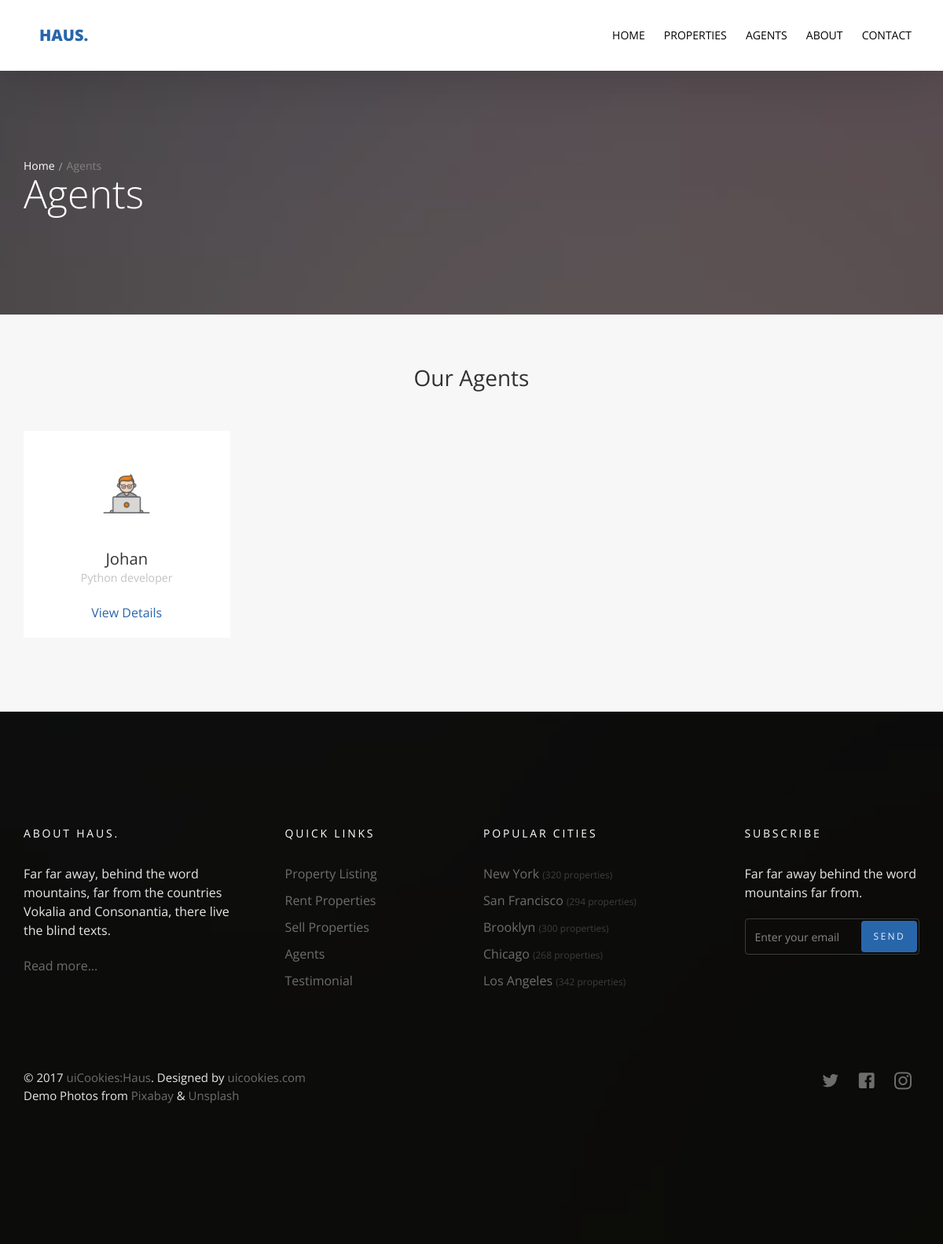
/agents/, run on the app's committed database.
### agents/models.py (models this page shows, shortened)
class Agent(models.Model):
    name = models.CharField(max_length=50)
    title = models.CharField(max_length=50)
    image = models.ImageField(upload_to='agents/')

### agents/views.py (the view)
# urls.py: path('', views.agents_list, name='agents_list'),
def agents_list(request):
    agents_list = Agent.objects.all()
    return render(request, 'agents.html', {
        'agents_list': agents_list,
    })

### agents/templates/agents.html (shortened to what this page needs)
{% extends 'base.html' %}
{% block content %}
  <section class="probootstrap-slider flexslider2 page-inner">
    <div class="overlay"></div>
    <div class="probootstrap-wrap-banner">
      <div class="container">
        <div class="row">
          <div class="col-md-8">
            <div class="page-title probootstrap-animate">
              <div class="probootstrap-breadcrumbs">
                <a href="#">Home</a><span>Agents</span>
              </div>
              <h1>Agents</h1>
            </div>
          </div>
        </div>
      </div>
    </div>
    <ul class="slides">
      <li style="background-image: url(img/slider_1.jpg);"></li>
    </ul>
  </section>
  <section class="probootstrap-section probootstrap-section-lighter">
    <div class="container">
      <div class="row heading">
        <h2 class="mt0 mb50 text-center">Our Agents</h2>
      </div>
      <div class="row">
        {% for agent in agents_list %}
        <div class="col-md-3 col-sm-6">
          <div class="probootstrap-card probootstrap-person text-left">
            <div class="probootstrap-card-media">
              <img src="{{agent.image.url}}" class="img-responsive" alt="Free HTML5 Template by uicookies.com">
            </div>
            <div class="probootstrap-card-text">
              <h2 class="probootstrap-card-heading mb0">{{agent.name}}</h2>
              <p><small>{{agent.title}}</small></p>
              <p><a href="#">View Details</a></p>
            </div>
          </div>
        </div>
        {% endfor %}
      </div>
    </div>
  </section>
{% endblock %}

### data on the page
Agent: image (picture), name "Johan", title "Python developer"
